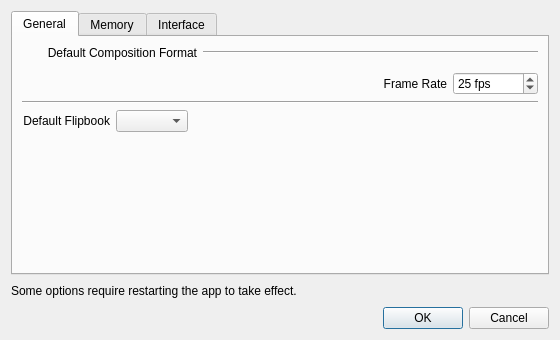
<?xml version="1.0" encoding="UTF-8"?>
<ui version="4.0">
 <class>preferences</class>
 <widget class="QDialog" name="preferences">
  <property name="geometry">
   <rect>
    <x>0</x>
    <y>0</y>
    <width>560</width>
    <height>340</height>
   </rect>
  </property>
  <property name="windowTitle">
   <string>Preferences</string>
  </property>
  <layout class="QVBoxLayout" name="verticalLayout_2">
   <item>
    <widget class="QTabWidget" name="tabWidget">
     <property name="currentIndex">
      <number>0</number>
     </property>
     <widget class="QWidget" name="general">
      <attribute name="title">
       <string notr="true">General</string>
      </attribute>
      <layout class="QVBoxLayout" name="verticalLayout">
       <item>
        <layout class="QHBoxLayout" name="horizontalLayout">
         <item>
          <widget class="QLabel" name="label_2">
           <property name="sizePolicy">
            <sizepolicy hsizetype="Minimum" vsizetype="Preferred">
             <horstretch>0</horstretch>
             <verstretch>0</verstretch>
            </sizepolicy>
           </property>
           <property name="minimumSize">
            <size>
             <width>0</width>
             <height>0</height>
            </size>
           </property>
           <property name="maximumSize">
            <size>
             <width>175</width>
             <height>16777215</height>
            </size>
           </property>
           <property name="text">
            <string>Default Composition Format</string>
           </property>
           <property name="scaledContents">
            <bool>false</bool>
           </property>
           <property name="alignment">
            <set>Qt::AlignRight|Qt::AlignTrailing|Qt::AlignVCenter</set>
           </property>
          </widget>
         </item>
         <item>
          <widget class="Line" name="line">
           <property name="orientation">
            <enum>Qt::Horizontal</enum>
           </property>
          </widget>
         </item>
        </layout>
       </item>
       <item>
        <widget class="ramen::ui::image_format_widget_t" name="default_format_" native="true"/>
       </item>
       <item>
        <layout class="QHBoxLayout" name="horizontalLayout_2">
         <item>
          <spacer name="horizontalSpacer">
           <property name="orientation">
            <enum>Qt::Horizontal</enum>
           </property>
           <property name="sizeHint" stdset="0">
            <size>
             <width>40</width>
             <height>20</height>
            </size>
           </property>
          </spacer>
         </item>
         <item>
          <widget class="QLabel" name="label_3">
           <property name="text">
            <string>Frame Rate</string>
           </property>
           <property name="alignment">
            <set>Qt::AlignRight|Qt::AlignTrailing|Qt::AlignVCenter</set>
           </property>
          </widget>
         </item>
         <item>
          <widget class="QSpinBox" name="frame_rate_">
           <property name="minimumSize">
            <size>
             <width>85</width>
             <height>0</height>
            </size>
           </property>
           <property name="suffix">
            <string> fps</string>
           </property>
           <property name="minimum">
            <number>1</number>
           </property>
           <property name="value">
            <number>25</number>
           </property>
          </widget>
         </item>
        </layout>
       </item>
       <item>
        <widget class="Line" name="line_2">
         <property name="orientation">
          <enum>Qt::Horizontal</enum>
         </property>
        </widget>
       </item>
       <item>
        <layout class="QHBoxLayout" name="horizontalLayout_5">
         <item>
          <widget class="QLabel" name="label_6">
           <property name="text">
            <string>Default Flipbook</string>
           </property>
           <property name="alignment">
            <set>Qt::AlignRight|Qt::AlignTrailing|Qt::AlignVCenter</set>
           </property>
          </widget>
         </item>
         <item>
          <widget class="QComboBox" name="flipbook_combo_"/>
         </item>
         <item>
          <spacer name="horizontalSpacer_3">
           <property name="orientation">
            <enum>Qt::Horizontal</enum>
           </property>
           <property name="sizeHint" stdset="0">
            <size>
             <width>40</width>
             <height>20</height>
            </size>
           </property>
          </spacer>
         </item>
        </layout>
       </item>
       <item>
        <spacer name="verticalSpacer">
         <property name="orientation">
          <enum>Qt::Vertical</enum>
         </property>
         <property name="sizeHint" stdset="0">
          <size>
           <width>20</width>
           <height>40</height>
          </size>
         </property>
        </spacer>
       </item>
      </layout>
     </widget>
     <widget class="QWidget" name="memory">
      <attribute name="title">
       <string notr="true">Memory</string>
      </attribute>
      <layout class="QGridLayout" name="gridLayout_2">
       <property name="verticalSpacing">
        <number>-1</number>
       </property>
       <item row="0" column="0">
        <widget class="QLabel" name="label_4">
         <property name="text">
          <string>Image RAM cache size</string>
         </property>
        </widget>
       </item>
       <item row="0" column="1">
        <widget class="QSlider" name="ram_slider_">
         <property name="minimum">
          <number>5</number>
         </property>
         <property name="maximum">
          <number>80</number>
         </property>
         <property name="value">
          <number>20</number>
         </property>
         <property name="orientation">
          <enum>Qt::Horizontal</enum>
         </property>
        </widget>
       </item>
       <item row="0" column="2">
        <widget class="QSpinBox" name="ram_spinbox_">
         <property name="minimumSize">
          <size>
           <width>70</width>
           <height>0</height>
          </size>
         </property>
         <property name="suffix">
          <string>%</string>
         </property>
         <property name="minimum">
          <number>5</number>
         </property>
         <property name="maximum">
          <number>80</number>
         </property>
         <property name="value">
          <number>20</number>
         </property>
        </widget>
       </item>
       <item row="0" column="3">
        <widget class="QLabel" name="label_5">
         <property name="text">
          <string>of total RAM size.</string>
         </property>
        </widget>
       </item>
       <item row="2" column="0">
        <widget class="QLabel" name="label_11">
         <property name="text">
          <string>Image Disk cache dir</string>
         </property>
         <property name="alignment">
          <set>Qt::AlignRight|Qt::AlignTrailing|Qt::AlignVCenter</set>
         </property>
        </widget>
       </item>
       <item row="3" column="0">
        <widget class="QLabel" name="label_12">
         <property name="text">
          <string>Image Disk cache size</string>
         </property>
         <property name="alignment">
          <set>Qt::AlignRight|Qt::AlignTrailing|Qt::AlignVCenter</set>
         </property>
        </widget>
       </item>
       <item row="4" column="0">
        <spacer name="verticalSpacer_2">
         <property name="orientation">
          <enum>Qt::Vertical</enum>
         </property>
         <property name="sizeHint" stdset="0">
          <size>
           <width>20</width>
           <height>40</height>
          </size>
         </property>
        </spacer>
       </item>
       <item row="3" column="1">
        <widget class="QSlider" name="disk_slider_">
         <property name="enabled">
          <bool>false</bool>
         </property>
         <property name="maximum">
          <number>50</number>
         </property>
         <property name="value">
          <number>10</number>
         </property>
         <property name="orientation">
          <enum>Qt::Horizontal</enum>
         </property>
         <property name="tickPosition">
          <enum>QSlider::NoTicks</enum>
         </property>
        </widget>
       </item>
       <item row="2" column="1" colspan="2">
        <widget class="QLineEdit" name="disk_cache_path_">
         <property name="enabled">
          <bool>false</bool>
         </property>
         <property name="text">
          <string notr="true"/>
         </property>
         <property name="readOnly">
          <bool>true</bool>
         </property>
        </widget>
       </item>
       <item row="1" column="0" colspan="4">
        <widget class="Line" name="line_3">
         <property name="orientation">
          <enum>Qt::Horizontal</enum>
         </property>
        </widget>
       </item>
       <item row="2" column="3">
        <widget class="QPushButton" name="pick_disk_cache_path_">
         <property name="enabled">
          <bool>false</bool>
         </property>
         <property name="sizePolicy">
          <sizepolicy hsizetype="Fixed" vsizetype="Fixed">
           <horstretch>0</horstretch>
           <verstretch>0</verstretch>
          </sizepolicy>
         </property>
         <property name="maximumSize">
          <size>
           <width>30</width>
           <height>16777215</height>
          </size>
         </property>
         <property name="text">
          <string>...</string>
         </property>
        </widget>
       </item>
       <item row="3" column="2">
        <widget class="QSpinBox" name="disk_spinbox_">
         <property name="enabled">
          <bool>false</bool>
         </property>
         <property name="suffix">
          <string> Gb</string>
         </property>
         <property name="maximum">
          <number>50</number>
         </property>
         <property name="value">
          <number>10</number>
         </property>
        </widget>
       </item>
      </layout>
     </widget>
     <widget class="QWidget" name="gui">
      <attribute name="title">
       <string>Interface</string>
      </attribute>
     </widget>
    </widget>
   </item>
   <item>
    <layout class="QHBoxLayout" name="horizontalLayout_3">
     <item>
      <widget class="QLabel" name="label">
       <property name="text">
        <string>Some options require restarting the app to take effect.</string>
       </property>
      </widget>
     </item>
     <item>
      <spacer name="horizontalSpacer_2">
       <property name="orientation">
        <enum>Qt::Horizontal</enum>
       </property>
       <property name="sizeHint" stdset="0">
        <size>
         <width>40</width>
         <height>20</height>
        </size>
       </property>
      </spacer>
     </item>
    </layout>
   </item>
   <item>
    <widget class="QDialogButtonBox" name="buttonBox">
     <property name="orientation">
      <enum>Qt::Horizontal</enum>
     </property>
     <property name="standardButtons">
      <set>QDialogButtonBox::Cancel|QDialogButtonBox::Ok</set>
     </property>
    </widget>
   </item>
  </layout>
 </widget>
 <customwidgets>
  <customwidget>
   <class>ramen::ui::image_format_widget_t</class>
   <extends>QWidget</extends>
   <header>ramen/ui/widgets/image_format_widget.hpp</header>
   <container>1</container>
  </customwidget>
 </customwidgets>
 <resources/>
 <connections>
  <connection>
   <sender>buttonBox</sender>
   <signal>accepted()</signal>
   <receiver>preferences</receiver>
   <slot>accept()</slot>
   <hints>
    <hint type="sourcelabel">
     <x>257</x>
     <y>330</y>
    </hint>
    <hint type="destinationlabel">
     <x>157</x>
     <y>274</y>
    </hint>
   </hints>
  </connection>
  <connection>
   <sender>buttonBox</sender>
   <signal>rejected()</signal>
   <receiver>preferences</receiver>
   <slot>reject()</slot>
   <hints>
    <hint type="sourcelabel">
     <x>325</x>
     <y>330</y>
    </hint>
    <hint type="destinationlabel">
     <x>286</x>
     <y>274</y>
    </hint>
   </hints>
  </connection>
 </connections>
</ui>
